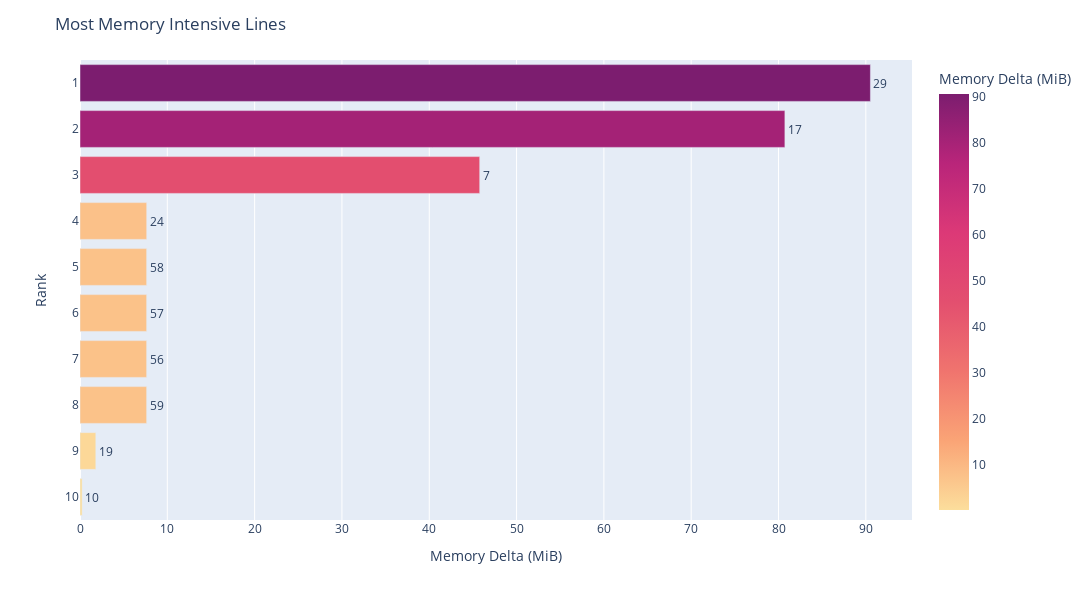

Notebook cell for this chart:
### Code cell
# Rankings plot
pp.plot_ranks(mode='memory')

### Figure 1 — Plotly figure (JSON) as saved in the notebook; plotly's stock layout.template omitted (floating-point values rounded to 4 significant figures)
{"data": [{"alignmentgroup": "True", "customdata": [[29, 1, 90.52, "hi = do_some_math(2 * m, 3 * n)"], [17, 1, 80.73, "x, y, z, a, b, c = make_randoms(m, n)"], [7, 1, 136.0, "A = np.random.randn(m, n)"], [24, 1, 90.22, "T = 2 * (y @ x.T) * c"], [58, 1, 73.1, "b = np.random.randn(m, n)"], [57, 1, 65.47, "a = np.random.randn(m, m)"], [56, 1, 57.83, "z = np.random.randn(n, n)"], [59, 1, 80.73, "c = np.random.randn(n, m)"], [19, 2, 82.58, "f = x.T @ a @\\"], [10, 1, 136.3, "return x @ A @ y"]], "hovertemplate": "Memory Delta (MiB)=%{marker.color:.2f}<br>Rank=%{y}<br>Line=%{customdata[0]}<br>Occurences=%{customdata[1]}<br>Total Memory (MiB)=%{customdata[2]:.2f}<br>Text=%{customdata[3]}<extra></extra>", "legendgroup": "", "marker": {"color": [90.52, 80.73, 45.78, 7.641, 7.633, 7.633, 7.633, 7.633, 1.812, 0.246], "coloraxis": "coloraxis"}, "name": "", "offsetgroup": "", "orientation": "h", "showlegend": false, "text": [29, 17, 7, 24, 58, 57, 56, 59, 19, 10], "textposition": "outside", "type": "bar", "x": [90.52, 80.73, 45.78, 7.641, 7.633, 7.633, 7.633, 7.633, 1.812, 0.246], "xaxis": "x", "y": [1, 2, 3, 4, 5, 6, 7, 8, 9, 10], "yaxis": "y"}], "layout": {"barmode": "relative", "coloraxis": {"colorbar": {"title": {"text": "Memory Delta (MiB)"}}, "colorscale": [[0, "rgb(252, 222, 156)"], [0.1667, "rgb(250, 164, 118)"], [0.3333, "rgb(240, 116, 110)"], [0.5, "rgb(227, 79, 111)"], [0.6667, "rgb(220, 57, 119)"], [0.8333, "rgb(185, 37, 122)"], [1, "rgb(124, 29, 111)"]]}, "height": 600, "legend": {"tracegroupgap": 0}, "margin": {"t": 60}, "title": {"text": "Most Memory Intensive Lines"}, "width": 1200, "xaxis": {"anchor": "y", "domain": [0, 1], "title": {"text": "Memory Delta (MiB)"}}, "yaxis": {"anchor": "x", "autorange": "reversed", "domain": [0, 1], "dtick": 1, "tick0": 1, "tickmode": "linear", "title": {"text": "Rank"}}}}
